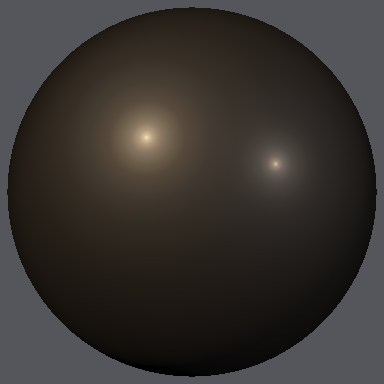

Source code (Python):
#!/usr/bin/env python3
"""
Mitsuba(mitsuba/bsdfs/nn.h)を使わずに、学習済みNBRDFの見た目を手早く確認するための
簡易プレビューレンダラー。

- nn.h の forward() と同じ計算(fc1->relu->fc2->relu->fc3->exp-1->relu)をnumpyで再現
- 球体 + 3灯の簡易ライティング(サンプル用の direct-lighting のみ、GIなし)
- sample_scene.xml と同じカメラ配置(origin=(0,0,-2), target=(0,0,1), fov=30)

Usage: python3 preview_render.py [weight_prefix] [out.png]
  weight_prefix: 既定は "_" (このディレクトリの _fc1.npy 等を読む)
"""
import os
import sys
import numpy as np
import matplotlib.pyplot as plt

sys.path.insert(0, os.path.dirname(os.path.abspath(__file__)))
import coords


def load_weights(prefix):
    fc1 = np.load(prefix + 'fc1.npy')  # (6, 21)
    fc2 = np.load(prefix + 'fc2.npy')  # (21, 21)
    fc3 = np.load(prefix + 'fc3.npy')  # (21, 3)
    b1 = np.load(prefix + 'b1.npy')    # (21,)
    b2 = np.load(prefix + 'b2.npy')    # (21,)
    b3 = np.load(prefix + 'b3.npy')    # (3,)
    return fc1, fc2, fc3, b1, b2, b3


def nbrdf_forward(rvectors, weights, clamp=2000.0):
    """rvectors: (6, N) = [hx,hy,hz,dx,dy,dz]. nn.h と同じ計算。

    この小さなMLP(exp出力層)は、学習データがまばらな入力領域(グレージング角
    付近など)で桁違いに発散した値を出すことがある(実測MERLデータのBRDF最大値は
    alum-bronzeで~1668程度)。これはコードのバグではなくモデル自体の外挿不安定性
    なので、レンダリング時は実測データの値域を大きく超える異常値を安全にクランプする
    (Mitsuba側のnn.hは無条件でこれをクランプしないため、実際にレンダリングすると
    同様のfireflyが出る可能性がある)。
    """
    fc1, fc2, fc3, b1, b2, b3 = weights
    x = rvectors.T                                   # (N,6)
    a1 = np.maximum(x @ fc1 + b1, 0.0)                # (N,21)
    a2 = np.maximum(a1 @ fc2 + b2, 0.0)                # (N,21)
    pre = np.clip(a2 @ fc3 + b3, None, 20.0)           # exp(20)~5e8, オーバーフロー防止
    a3 = np.maximum(np.exp(pre) - 1.0, 0.0)            # (N,3)
    return np.clip(a3, 0.0, clamp)


def brdf_to_radiance_factor(rvectors, brdf):
    """train_NBRDF_pytorch.py の brdf_to_rgb と同じ (BRDF * cos_theta_i)。"""
    hx, hy, hz, dx, dy, dz = rvectors
    theta_h = np.arctan2(np.sqrt(hx ** 2 + hy ** 2), hz)
    theta_d = np.arctan2(np.sqrt(dx ** 2 + dy ** 2), dz)
    phi_d = np.arctan2(dy, dx)
    cos_theta_i = (np.cos(theta_d) * np.cos(theta_h)
                   - np.sin(theta_d) * np.cos(phi_d) * np.sin(theta_h))
    cos_theta_i = np.clip(cos_theta_i, 0.0, 1.0)
    return brdf * cos_theta_i[:, None]


def to_local(v, tangent, bitangent, normal):
    return np.stack([
        np.einsum('ij,ij->i', v, tangent),
        np.einsum('ij,ij->i', v, bitangent),
        np.einsum('ij,ij->i', v, normal),
    ], axis=0)  # (3,N)


def render(weights, width=384, height=384, fov_deg=30.0, exposure=1.0):
    origin = np.array([0.0, 0.0, -2.0])
    target = np.array([0.0, 0.0, 1.0])
    up = np.array([0.0, 1.0, 0.0])
    forward = target - origin
    forward /= np.linalg.norm(forward)
    right = np.cross(forward, up)
    right /= np.linalg.norm(right)
    true_up = np.cross(right, forward)

    aspect = width / height
    half_h = np.tan(np.radians(fov_deg) / 2)
    half_w = half_h * aspect

    ys, xs = np.meshgrid(np.linspace(1, -1, height), np.linspace(-1, 1, width), indexing='ij')
    dirs = (forward[None, None, :]
            + xs[..., None] * half_w * right[None, None, :]
            + ys[..., None] * half_h * true_up[None, None, :])
    dirs = dirs / np.linalg.norm(dirs, axis=-1, keepdims=True)

    center = np.array([0.0, 0.0, 0.0])
    radius = 0.5
    oc = origin - center
    b = 2 * np.einsum('ijk,k->ij', dirs, oc)
    c = np.dot(oc, oc) - radius ** 2
    disc = b ** 2 - 4 * c
    hit = disc >= 0
    sqrt_disc = np.zeros_like(disc)
    sqrt_disc[hit] = np.sqrt(disc[hit])
    t0 = (-b - sqrt_disc) / 2
    t_valid = hit & (t0 > 0)

    idx = np.where(t_valid)
    t_hit = t0[idx]
    hit_pts = origin[None, :] + dirs[idx] * t_hit[:, None]
    normals = (hit_pts - center) / radius
    view_dirs = -dirs[idx]
    n_hits = normals.shape[0]

    helper = np.tile(np.array([0.0, 1.0, 0.0]), (n_hits, 1))
    parallel_mask = np.abs(np.sum(normals * helper, axis=1)) > 0.999
    helper[parallel_mask] = np.array([1.0, 0.0, 0.0])
    tangent = np.cross(helper, normals)
    tangent /= np.linalg.norm(tangent, axis=1, keepdims=True)
    bitangent = np.cross(normals, tangent)

    wo_local = to_local(view_dirs, tangent, bitangent, normals)

    # 簡易2灯照明 (key / fill)。各: (方向ベクトル, 強度RGB)
    lights = [
        (np.array([0.5, 0.6, -0.9]), np.array([1.0, 0.9, 0.75])),
        (np.array([-0.6, 0.2, -0.5]), np.array([0.25, 0.28, 0.35])),
    ]

    color_accum = np.zeros((n_hits, 3))
    for light_dir, intensity in lights:
        ld = light_dir / np.linalg.norm(light_dir)
        ld_tiled = np.tile(ld, (n_hits, 1))
        wi_local = to_local(ld_tiled, tangent, bitangent, normals)

        half, diff = coords.io_to_hd(wi_local, wo_local)
        # 学習データ(rangles_to_rvectors)はハーフベクトルの方位角を常に0に正準化
        # (等方性BRDFの標準的な表現)している。io_to_hdが返す生のhalfは方位角が
        # 0とは限らないため、ここで正準化しないと学習時に未見の入力になってしまう。
        _, theta_h, _ = coords.xyz2sph(*half)
        half_canonical = np.array([np.sin(theta_h), np.zeros_like(theta_h), np.cos(theta_h)])
        rvectors = np.concatenate([half_canonical, diff], axis=0)  # (6,N)

        brdf_val = nbrdf_forward(rvectors, weights)
        radiance = brdf_to_radiance_factor(rvectors, brdf_val)
        # 光源がローカル地平線より下(自己遮蔽)の場合は寄与なし
        below_horizon = wi_local[2] <= 0
        radiance[below_horizon] = 0.0
        color_accum += radiance * intensity[None, :]

    img = np.zeros((height, width, 3))
    img[idx] = color_accum

    print('radiance stats: min=%.4g median=%.4g p90=%.4g p99=%.4g max=%.4g' % (
        img[idx].min(), np.median(img[idx]), np.percentile(img[idx], 90),
        np.percentile(img[idx], 99), img[idx].max()))

    # background: 少しグラデーションのついたニュートラルグレー
    bg = np.array([0.05, 0.05, 0.06])
    background_mask = ~t_valid
    img[background_mask] = bg

    # tonemap (exposure + Reinhard) + gamma
    exposed = img * exposure
    tonemapped = exposed / (1.0 + exposed)
    out = np.clip(tonemapped, 0, 1) ** (1 / 2.2)
    return out


def main():
    script_dir = os.path.dirname(os.path.abspath(__file__))
    prefix = sys.argv[1] if len(sys.argv) > 1 else os.path.join(script_dir, '_')
    out_path = sys.argv[2] if len(sys.argv) > 2 else os.path.join(script_dir, 'preview_render.png')

    weights = load_weights(prefix)
    exposure = float(sys.argv[3]) if len(sys.argv) > 3 else 2.0
    img = render(weights, exposure=exposure)
    plt.imsave(out_path, img)
    print('wrote', out_path)


if __name__ == '__main__':
    main()
